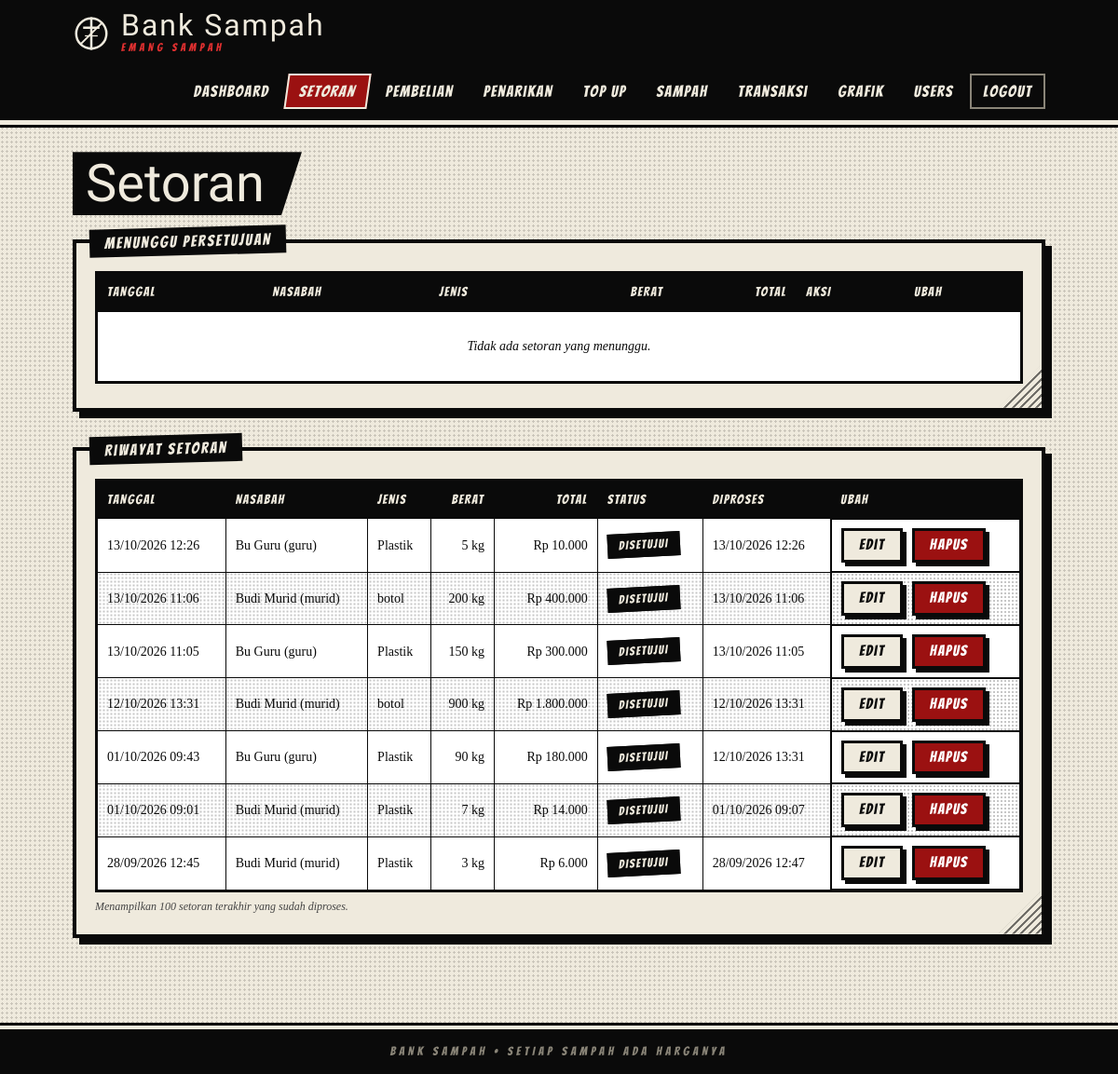
Screenshot of /admin/setoran.php (signed in) with the database file from the repository.
### tables this page shows
CREATE TABLE `setoran` (
  `id_setoran` int(11) NOT NULL,
  `id_user` int(11) NOT NULL,
  `id_sampah` int(11) NOT NULL,
  `berat_kg` decimal(8,2) NOT NULL,
  `total_rp` decimal(12,2) NOT NULL,
  `status` enum('pending','disetujui','ditolak') DEFAULT 'pending',
  `tanggal` datetime DEFAULT current_timestamp(),
  `tanggal_proses` datetime DEFAULT NULL
);

CREATE TABLE `users` (
  `id_user` int(11) NOT NULL,
  `nama` varchar(100) NOT NULL,
  `username` varchar(50) NOT NULL,
  `password` varchar(255) NOT NULL,
  `role` enum('admin','nasabah','pengepul') NOT NULL,
  `tipe_nasabah` enum('guru','murid') DEFAULT NULL,
  `saldo` decimal(12,2) DEFAULT 0.00
);

CREATE TABLE `sampah` (
  `id_sampah` int(11) NOT NULL,
  `jenis` varchar(100) NOT NULL,
  `harga_setor_per_kg` decimal(10,2) NOT NULL,
  `harga_jual_per_kg` decimal(10,2) NOT NULL,
  `stok_kg` decimal(10,2) DEFAULT 0.00
);

### admin/setoran.php (the view, shortened to what this page needs)
<?php
require_once "../config/transaksi.php";
$dasar = "SELECT s.*, u.nama, u.tipe_nasabah, sm.jenis
          FROM setoran s
          JOIN users u   ON s.id_user = u.id_user
          JOIN sampah sm ON s.id_sampah = sm.id_sampah";
$pending = mysqli_query($koneksi, "$dasar WHERE s.status = 'pending'  ORDER BY s.tanggal ASC");
$riwayat = mysqli_query($koneksi, "$dasar WHERE s.status <> 'pending' ORDER BY s.tanggal DESC LIMIT 100");
layout_awal('Setoran');
?>
<section class="panel">
    <h3>Menunggu Persetujuan</h3>
    <div class="tabel-wrap">
    <table>
        <thead><tr>
            <th>Tanggal</th><th>Nasabah</th><th>Jenis</th><th class="angka">Berat</th>
            <th class="angka">Total</th><th>Aksi</th><th>Ubah</th>
        </tr></thead>
        <tbody>
        <?php $ada = false; while ($r = mysqli_fetch_assoc($pending)) { $ada = true; ?>
        <?php } if (!$ada) echo '<tr><td colspan="7" class="kosong">Tidak ada setoran yang menunggu.</td></tr>'; ?>
        </tbody>
    </table>
    </div>
</section>
<section class="panel">
    <h3>Riwayat Setoran</h3>
    <div class="tabel-wrap">
    <table>
        <thead><tr>
            <th>Tanggal</th><th>Nasabah</th><th>Jenis</th><th class="angka">Berat</th>
            <th class="angka">Total</th><th>Status</th><th>Diproses</th><th>Ubah</th>
        </tr></thead>
        <tbody>
        <?php $ada = false; while ($r = mysqli_fetch_assoc($riwayat)) { $ada = true; ?>
        <tr>
            <td><?= tgl($r['tanggal']) ?></td>
            <td><?= h($r['nama']) ?> (<?= h($r['tipe_nasabah']) ?>)</td>
            <td><?= h($r['jenis']) ?></td>
            <td class="angka"><?= kg($r['berat_kg']) ?></td>
            <td class="angka"><?= rp($r['total_rp']) ?></td>
            <td><?= badge($r['status']) ?></td>
            <td><?= tgl($r['tanggal_proses']) ?></td>
            <td class="aksi"><?= tombol_ubah('setoran', $r['id_setoran']) ?></td>
        </tr>
        <?php } if (!$ada) echo '<tr><td colspan="8" class="kosong">Belum ada riwayat setoran.</td></tr>'; ?>
        </tbody>
    </table>
    </div>
    <p class="catatan">Menampilkan 100 setoran terakhir yang sudah diproses.</p>
</section>
<?php layout_akhir(); ?>

### config/layout.php (shortened to what this page needs)
<?php
function h($s)   { return htmlspecialchars((string)($s ?? ''), ENT_QUOTES, 'UTF-8'); }
function rp($n)  { return 'Rp ' . number_format((float)$n, 0, ',', '.'); }
function kg($n)  { return rtrim(rtrim(number_format((float)$n, 2, ',', '.'), '0'), ',') . ' kg'; }
function tgl($t) { return $t ? date('d/m/Y H:i', strtotime($t)) : '-'; }
function badge($s) {
    $s = in_array($s, ['pending', 'disetujui', 'ditolak'], true) ? $s : 'pending';
    return '<span class="badge ' . $s . '">' . $s . '</span>';
}
function menu_role($role) {
    $m = [
        'admin' => [
            ['Dashboard', 'admin/dashboard.php'], ['Setoran', 'admin/setoran.php'],
            ['Pembelian', 'admin/pembelian.php'], ['Penarikan', 'admin/tarik.php'],
            ['Top Up', 'admin/topup_pengepul.php'],
            ['Sampah', 'admin/sampah.php'], ['Transaksi', 'admin/transaksi.php'],
            ['Grafik', 'admin/grafik.php'], ['Users', 'admin/users.php'],
        ],
        'nasabah' => [
            ['Dashboard', 'nasabah/dashboard.php'], ['Setor', 'nasabah/setor.php'],
            ['Tarik', 'nasabah/tarik.php'], ['Riwayat', 'nasabah/riwayat.php'],
        ],
        'pengepul' => [
            ['Dashboard', 'pengepul/dashboard.php'], ['Beli', 'pengepul/beli.php'],
            ['Riwayat', 'pengepul/riwayat.php'],
        ],
    ];
    return $m[$role] ?? [];
}
function sigil($kelas = '') {
    return '<svg class="' . $kelas . '" viewBox="0 0 64 64" fill="none" stroke="currentColor" stroke-width="4" stroke-linecap="square">'
         . '<circle cx="32" cy="32" r="26"/><path d="M32 6V58"/><path d="M20 22H44"/>'
         . '<path d="M14 50L50 14" stroke-width="3"/><path d="M22 36H42" stroke-width="2"/></svg>';
}
function layout_awal($judul, $login = false) {
    $user = $_SESSION['user'] ?? null;
    ?>
<!DOCTYPE html>
<html lang="id">
<head>
<link rel="stylesheet" href="<?= BASE_URL ?>/assets/style.css">
</head>
<body class="<?= $login ? 'login' : '' ?>">
<header class="topbar">
    <div class="topbar-in">
        <a class="brand" href="<?= BASE_URL ?>/<?= h($user['role'] ?? 'login') ?>/dashboard.php">
            <?= sigil() ?>
            <span><b>Bank Sampah</b><small>EMANG SAMPAH</small></span>
        </a>
        <?php if ($user) { ?>
        <nav class="nav">
            <?php
            $cur = $_SERVER['SCRIPT_NAME'];
            foreach (menu_role($user['role']) as [$nama, $path]) {
                $aktif = dirname($cur) === dirname(BASE_URL . '/' . $path)
                      && explode('_', basename($cur, '.php'))[0] === explode('_', basename($path, '.php'))[0];
                echo '<a href="' . BASE_URL . '/' . $path . '"' . ($aktif ? ' class="aktif"' : '') . '>' . $nama . '</a>';
            }
            ?>
            <a class="keluar" href="<?= BASE_URL ?>/logout.php">Logout</a>
        </nav>
        <?php } ?>
    </div>
</header>
<main class="wrap">
<h2 class="judul"><?= h($judul) ?></h2>
<?php
}
function layout_akhir($login = false) {
    ?>
</main>
<footer class="foot">BANK SAMPAH &bull; SETIAP SAMPAH ADA HARGANYA</footer>
</body>
</html>
<?php
}

### config/transaksi.php (shortened to what this page needs)
<?php
require_once __DIR__ . "/layout.php";
function trx_meta($jenis) {
    static $semua = [
        'setoran' => [
            'tabel' => 'setoran', 'kunci' => 'id_setoran', 'halaman' => 'setoran',
            'label' => 'Setoran', 'kolom' => 'berat_kg', 'judul_input' => 'Berat (kg)',
            'detail' => "SELECT x.*, u.nama AS pihak, sm.jenis AS nama_sampah
                         FROM setoran x
                         JOIN users u   ON x.id_user = u.id_user
                         JOIN sampah sm ON x.id_sampah = sm.id_sampah
                         WHERE x.id_setoran = ?",
            'pesan' => [
                'disetujui' => "Setoran disetujui. Saldo nasabah dan stok bertambah, saldo admin berkurang %s.",
                'ditolak'   => "Setoran ditolak.",
            ],
        ],
        'pembelian' => [
            'tabel' => 'pembelian', 'kunci' => 'id_beli', 'halaman' => 'pembelian',
            'label' => 'Pembelian', 'kolom' => 'berat_kg', 'judul_input' => 'Berat (kg)',
            'detail' => "SELECT x.*, u.nama AS pihak, sm.jenis AS nama_sampah
                         FROM pembelian x
                         JOIN users u   ON x.id_pengepul = u.id_user
                         JOIN sampah sm ON x.id_sampah = sm.id_sampah
                         WHERE x.id_beli = ?",
            'pesan' => [
                'disetujui' => "Pembelian disetujui. Stok berkurang dan saldo admin bertambah %s.",
                'ditolak'   => "Pembelian ditolak. Saldo pengepul dikembalikan %s.",
            ],
        ],
        'penarikan' => [
            'tabel' => 'penarikan', 'kunci' => 'id_tarik', 'halaman' => 'tarik',
            'label' => 'Penarikan', 'kolom' => 'jumlah', 'judul_input' => 'Jumlah (Rp)',
            'detail' => "SELECT x.*, u.nama AS pihak
                         FROM penarikan x
                         JOIN users u ON x.id_user = u.id_user
                         WHERE x.id_tarik = ?",
            'pesan' => [
                'disetujui' => "Penarikan disetujui. Saldo nasabah dipotong %s.",
                'ditolak'   => "Penarikan ditolak.",
            ],
        ],
    ];
    return $semua[$jenis];
}
    ?>
<?php
function tombol_ubah($jenis, $id) {
    $h = trx_meta($jenis)['halaman'];
    return '<a class="btn terang" href="' . $h . '_edit.php?id=' . (int)$id . '">Edit</a>'
         . '<form action="' . $h . '_hapus.php" method="POST" class="inline"'
         . ' onsubmit="return confirm(\'Hapus data ini? Saldo dan stok akan disesuaikan kembali.\')">'
         . csrf_field()
         . '<input type="hidden" name="id" value="' . (int)$id . '">'
         . '<button type="submit" class="bahaya">Hapus</button></form>';
}

### rows the page displays
setoran: tanggal "13/10/2026 12:26", id_user.nama "Bu Guru", id_user.tipe_nasabah "guru", id_sampah.jenis "Plastik", berat_kg "5 kg", total_rp "Rp 10.000", status "DISETUJUI", tanggal_proses "13/10/2026 12:26"
setoran: tanggal "13/10/2026 11:06", id_user.nama "Budi Murid", id_user.tipe_nasabah "murid", id_sampah.jenis "botol", berat_kg "200 kg", total_rp "Rp 400.000", status "DISETUJUI", tanggal_proses "13/10/2026 11:06"
setoran: tanggal "13/10/2026 11:05", id_user.nama "Bu Guru", id_user.tipe_nasabah "guru", id_sampah.jenis "Plastik", berat_kg "150 kg", total_rp "Rp 300.000", status "DISETUJUI", tanggal_proses "13/10/2026 11:05"
setoran: tanggal "12/10/2026 13:31", id_user.nama "Budi Murid", id_user.tipe_nasabah "murid", id_sampah.jenis "botol", berat_kg "900 kg", total_rp "Rp 1.800.000", status "DISETUJUI", tanggal_proses "12/10/2026 13:31"
setoran: tanggal "01/10/2026 09:43", id_user.nama "Bu Guru", id_user.tipe_nasabah "guru", id_sampah.jenis "Plastik", berat_kg "90 kg", total_rp "Rp 180.000", status "DISETUJUI", tanggal_proses "12/10/2026 13:31"
setoran: tanggal "01/10/2026 09:01", id_user.nama "Budi Murid", id_user.tipe_nasabah "murid", id_sampah.jenis "Plastik", berat_kg "7 kg", total_rp "Rp 14.000", status "DISETUJUI", tanggal_proses "01/10/2026 09:07"
setoran: tanggal "28/09/2026 12:45", id_user.nama "Budi Murid", id_user.tipe_nasabah "murid", id_sampah.jenis "Plastik", berat_kg "3 kg", total_rp "Rp 6.000", status "DISETUJUI", tanggal_proses "28/09/2026 12:47"

### other values shown
$nama "Dashboard"
$nama "Setoran"
$nama "Pembelian"
$nama "Penarikan"
$nama "Top Up"
$nama "Sampah"
$nama "Transaksi"
$nama "Grafik"
$nama "Users"
$judul "Setoran"
